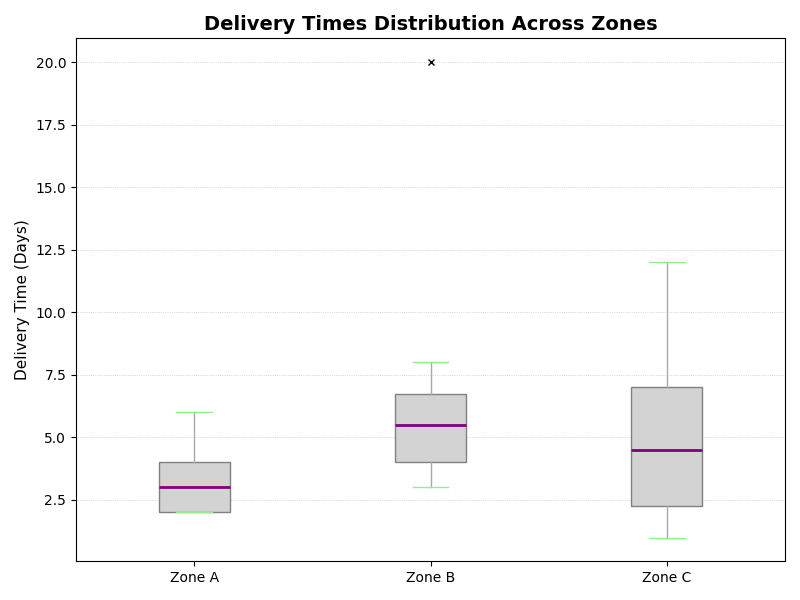

Write the Python code that produced this figure.
import matplotlib.pyplot as plt
import numpy as np

# Define delivery times for different zones
zone_a_times = [2, 3, 5, 2, 3, 4, 5, 2, 3, 6, 2, 3, 4]
zone_b_times = [4, 3, 5, 6, 4, 7, 3, 6, 4, 5, 7, 6, 8, 20]
zone_c_times = [1, 2, 2, 1, 3, 2, 1, 2, 3, 1, 1, 2,
                3, 5, 4, 6, 5, 3, 4, 5, 6, 4, 5, 7, 3, 4,
                6, 8, 7, 9, 8, 10, 7, 6, 7, 11, 12, 10]

# Create a list of delivery times for each zone
delivery_times = [zone_a_times, zone_b_times, zone_c_times]

fig, ax = plt.subplots(figsize=(8, 6))
bplot = ax.boxplot(delivery_times, vert=True, patch_artist=True, 
                   notch=False, labels=['Zone A', 'Zone B', 'Zone C'],
                   boxprops=dict(facecolor='lightgray', color='gray'),
                   whiskerprops=dict(color='darkgray'),
                   capprops=dict(color='lightgreen'),
                   medianprops=dict(color='purple', linewidth=2),
                   flierprops=dict(marker='x', color='orange', markersize=5))

ax.yaxis.grid(True, linestyle=':', linewidth=0.5, alpha=0.9)
ax.set_title('Delivery Times Distribution Across Zones', fontsize=14, fontweight='semibold')
ax.set_ylabel('Delivery Time (Days)', fontsize=11)

plt.tight_layout()
plt.show()
